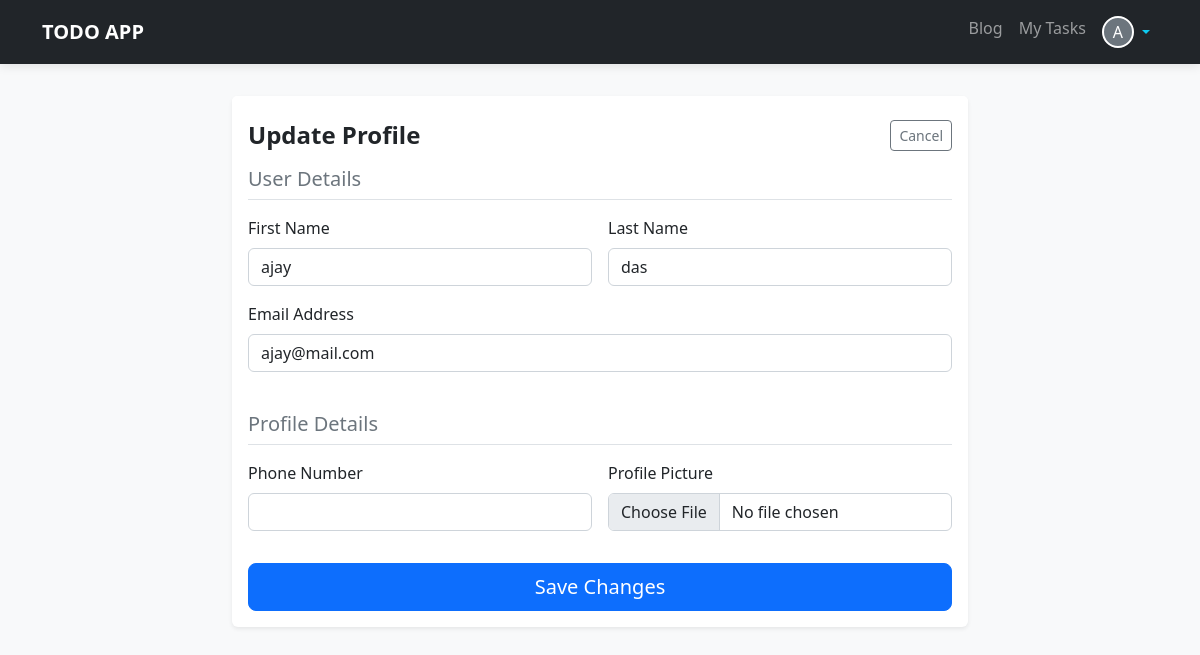
The page /blog/profile/edit/ (signed in) on the database as committed earlier.
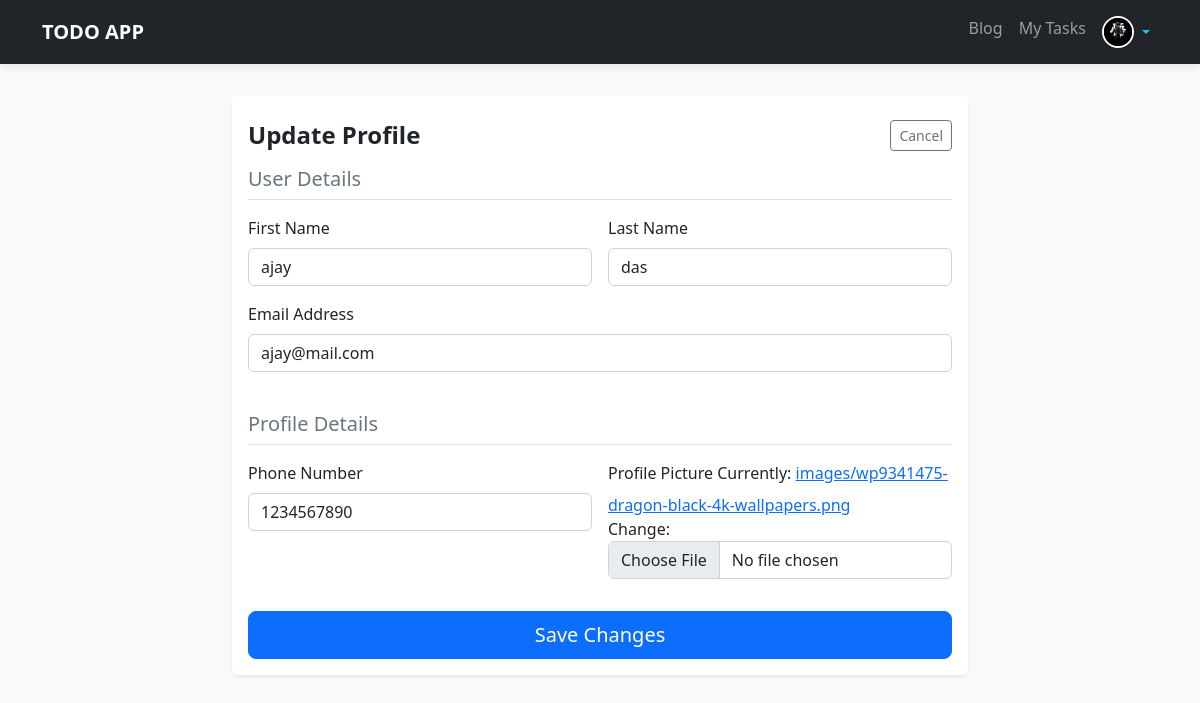
The same page on the database as committed later.
### blog/models.py (models this page shows, shortened)
class Profile(models.Model):
    user = models.OneToOneField(User, on_delete=models.CASCADE)
    profile_pic = models.ImageField(upload_to="images/")
    phone = models.PositiveBigIntegerField()

### blog/views.py (the view)
# urls.py: path("profile/edit/", views.editProfileView, name="blog.profile_edit"),
@login_required
def editProfileView(request: HttpRequest):
    try:
        profile = request.user.profile
    except Profile.DoesNotExist:
        profile = Profile(user=request.user)
    if request.method == 'POST':
        u_form = UserUpdateForm(request.POST, instance=request.user)
        p_form = ProfileUpdateForm(request.POST, request.FILES, instance=profile)
        if u_form.is_valid() and p_form.is_valid():
            u_form.save()
            p_form.save()
            messages.success(request, "Your account has been updated!")
            return redirect('blog:blog.profile', username=request.user.username)
    else:
        u_form = UserUpdateForm(instance=request.user)
        p_form = ProfileUpdateForm(instance=profile)
    context = {
        'u_form': u_form,
        'p_form': p_form
    }
    return render(request, 'blog/profile_edit.html', context)

### blog/forms.py
class UserUpdateForm(forms.ModelForm):
    class Meta:
        model = User
        fields = ['first_name', 'last_name', 'email']
    def __init__(self, *args, **kwargs):
        super().__init__(*args, **kwargs)
        for field in self.fields:
            self.fields[field].widget.attrs.update({'class': 'form-control'})

class ProfileUpdateForm(forms.ModelForm):
    class Meta:
        model = Profile
        fields = ['phone', 'profile_pic']
    def __init__(self, *args, **kwargs):
        super().__init__(*args, **kwargs)
        for field in self.fields:
            self.fields[field].widget.attrs.update({'class': 'form-control'})

### templates/blog/profile_edit.html (shortened to what this page needs)
{% extends "base.html" %}
{% block mainContent %}
<div class="row justify-content-center">
    <div class="col-md-8 mb-4">
        <div class="card shadow-sm border-0">
            <div
                class="card-header bg-white border-bottom-0 pt-4 pb-0 d-flex justify-content-between align-items-center">
                <h4 class="mb-0 fw-bold">Update Profile</h4>
                <a href="{% url 'blog:blog.profile' user.username %}"
                    class="btn btn-outline-secondary btn-sm">Cancel</a>
            </div>
            <div class="card-body">
                <form method="POST" enctype="multipart/form-data">
                    <h5 class="text-muted mb-3 border-bottom pb-2">User Details</h5>
                    <div class="row g-3">
                        <div class="col-md-6">
                            <label for="{{ u_form.first_name.id_for_label }}" class="form-label">First Name</label>
                            {{ u_form.first_name }}
                        </div>
                        <div class="col-md-6">
                            <label for="{{ u_form.last_name.id_for_label }}" class="form-label">Last Name</label>
                            {{ u_form.last_name }}
                        </div>
                        <div class="col-12 mb-3">
                            <label for="{{ u_form.email.id_for_label }}" class="form-label">Email Address</label>
                            {{ u_form.email }}
                        </div>
                    </div>
                    <h5 class="text-muted mb-3 mt-4 border-bottom pb-2">Profile Details</h5>
                    <div class="row g-3">
                        <div class="col-md-6">
                            <label for="{{ p_form.phone.id_for_label }}" class="form-label">Phone Number</label>
                            {{ p_form.phone }}
                        </div>
                        <div class="col-md-6 mb-4">
                            <label for="{{ p_form.profile_pic.id_for_label }}" class="form-label">Profile
                                Picture</label>
                            {{ p_form.profile_pic }}
                        </div>
                    </div>
                    <div class="d-grid mt-2">
                        <button type="submit" class="btn btn-primary btn-lg">Save Changes</button>
                    </div>
                </form>
            </div>
        </div>
    </div>
</div>
{% endblock %}

### templates/base.html (shortened to what this page needs)
{% load static %}
<!DOCTYPE html>
<html lang="en">
<head>
    <link rel="stylesheet" href="{% static 'bootstrap5/css/bootstrap.min.css' %}">
</head>
<body>
    <nav class="navbar navbar-expand-lg navbar-dark bg-dark">
        <div class="container">
            <a class="navbar-brand fw-bold" href="/">TODO APP</a>
            <div class="collapse navbar-collapse justify-content-end">
                <ul class="navbar-nav">
                    <li class="nav-item">
                        <a class="nav-link" href="{% url 'blog:blog.index' %}">Blog</a>
                    </li>
                    {% if request.user.is_authenticated %}
                    <li class="nav-item">
                        <a class="nav-link" href="{% url 'todos:todos.index' %}">My Tasks</a>
                    </li>
                    <li class="nav-item dropdown">
                        <a class="nav-link dropdown-toggle text-info d-flex align-items-center" href="#"
                            id="userDropdown" role="button" data-bs-toggle="dropdown">
                            {% if user.profile.profile_pic %}
                            <img src="{{ user.profile.profile_pic.url }}" alt="{{ user.username }}"
                                class="rounded-circle me-1"
                                style="width: 32px; height: 32px; object-fit: cover; border: 2px solid white;">
                            {% else %}
                            <div class="rounded-circle bg-secondary text-white d-flex justify-content-center align-items-center me-1"
                                style="width: 32px; height: 32px; font-size: 1rem; border: 2px solid white;">
                                {{ user.username|make_list|first|upper }}
                            </div>
                            {% endif %}
                        </a>
                    </li>
                    {% else %}
                    <li class="nav-item">
                        <a class="nav-link" href="{% url 'authentication:login' %}">Login</a>
                    </li>
                    {% endif %}
                </ul>
            </div>
        </div>
    </nav>
    <main class="container main-container">
        {% block mainContent %}{% endblock %}
    </main>
</body>
</html>

Rows that differ between the two databases and show on the page:
added Profile: phone "1234567890"
Other text that changed with them:
{{ user.username|make_list|first|upper }}: "A" → (not shown)
text now shown: "Currently: images/wp9341475-dragon-black-4k-wallpapers.png Change:"
